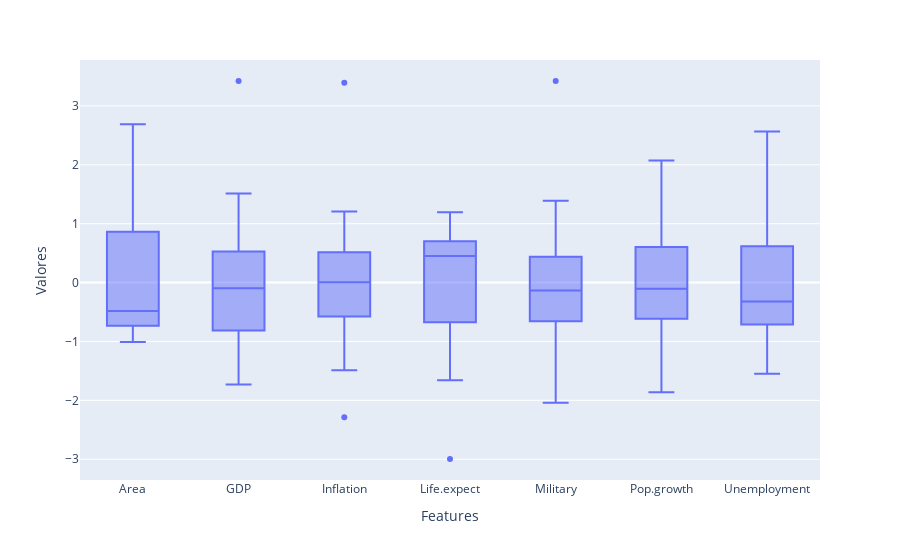

Notebook code cell kept with this figure:
### Markdown cell above
## Dispersión de features estandarizadas:
Se gráfica nuevamente el boxplot pero con los datos estandarizados.

### Code cell
fig = px.box(df_standard)
fig.update_layout(showlegend=False,
                     xaxis_title="Features",
    yaxis_title="Valores",)

fig.show()

### Figure 1 — Plotly figure (JSON) as saved in the notebook; plotly's stock layout.template omitted (floating-point values rounded to 4 significant figures; data arrays with more than 128 entries replaced by an {"elided": "..."} marker saying what was removed)
{"data": [{"alignmentgroup": "True", "hovertemplate": "variable=%{x}<br>value=%{y}<extra></extra>", "legendgroup": "", "marker": {"color": "#636efa"}, "name": "", "notched": false, "offsetgroup": "", "orientation": "v", "showlegend": false, "type": "box", "x": {"elided": "196 str values"}, "x0": " ", "xaxis": "x", "y": {"elided": "196 float values"}, "y0": " ", "yaxis": "y"}], "layout": {"autosize": true, "boxmode": "group", "legend": {"tracegroupgap": 0}, "margin": {"t": 60}, "showlegend": false, "xaxis": {"anchor": "y", "autorange": true, "domain": [0, 1], "range": [-0.5, 6.5], "title": {"text": "Features"}, "type": "category"}, "yaxis": {"anchor": "x", "autorange": true, "domain": [0, 1], "range": [-3.353, 3.78], "title": {"text": "Valores"}, "type": "linear"}}}
